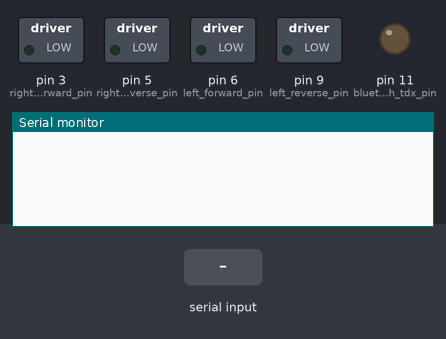
This sketch was run on a simulated Arduino Uno, built with avr-gcc and run on an emulated ATmega328P. Parts: switched loads named in the sketch (green lamp = pin HIGH), output pins drawn as LEDs (lit = HIGH), the last lines printed to the serial monitor. Inputs (shaded band) come from the test bench.

Above: at 1.2 s.
1.3 s: "m" received over the second serial link
At 1.6 s:
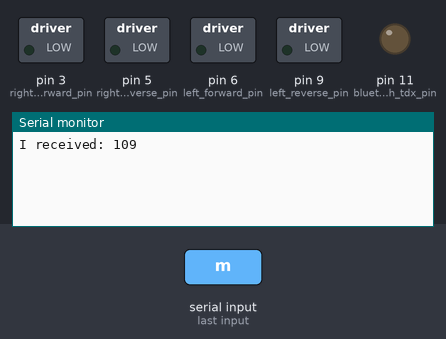
At 3.6 s:
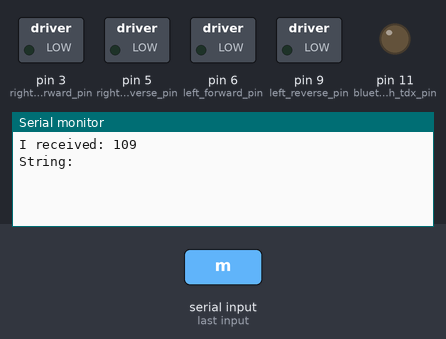

Measured:
- after the input at 1.3 s, the serial monitor: prints a new line at once (image 1)

The sketch:

robot-receiver-02.ino
```cpp
/*
left motor, right motor
m0,0 - stopped
m255,255 - forward
m-255,-255 - reverse
m0,-255 - right

m255,0 - right
m255,-255 - right
m-250,-255 - right spin

m0,255 - left
m-255,0 - left
m-255,255 - left spin
*/

// Bluetooth-robot v1
// Use Bluetooth HC-06 receive commands from another bluetooth device or terminal
// vi direction keys
// Uses keys "h" = left, "j" = reverse, "k" or "i" = forward, and "l" = right
// speed control is also implemented using "," = speed down, "." = speed up, and "/" = max speed.
#include <SoftwareSerial.h>
// L293D motor control pins
// we can only use pins 3, 5, 6, 9, 10, and 11 for PWM Pins
const int right_forward_pin = 3;
const int right_reverse_pin = 5;
const int left_forward_pin = 6;
const int left_reverse_pin = 9;
// leave 10 and 11 for Bluetooth serial communication
const int bluetooth_rdx_pin = 10;  // connect this pin to the transmit TDX of bluetooth
const int bluetooth_tdx_pin = 11;  // connect this pin to the receive RDX of bluetooth
SoftwareSerial bt(bluetooth_rdx_pin, bluetooth_tdx_pin); // RX, TX

// LED pin attached to Arduino D13 - it is on if we get a command
int LED = 13;

// variable to store serial data
int incomingByte = 0;
String incomingString;

// variable to store initial speed value
int speed_val = 100;
int increment_speed = 25; // how much to add or subtract from speed

//////////////////////////////


void setup(){
  pinMode(right_forward_pin, OUTPUT);
  pinMode(right_reverse_pin, OUTPUT);
  pinMode(left_forward_pin, OUTPUT);
  pinMode(left_reverse_pin, OUTPUT);
  pinMode(bluetooth_tdx_pin, OUTPUT);
  pinMode(bluetooth_rdx_pin, INPUT);
  Serial.begin(9600);
  // the HC-06 does default to 9,600.  Just pair and go!
  bt.begin(9600);
  // bt.println("listening for motor commands");
}

void loop() {

  // check for serial data
  if (bt.available() > 0) {
        // read the incoming byte:
        incomingByte = bt.read();
        // if available, blink LED and print serial data received.
        digitalWrite(LED, HIGH);
        // say what you got:
        Serial.print("I received: ");
        Serial.println(incomingByte);
        if (incomingByte == 109) {
          incomingString = bt.readString();
          Serial.print("String: ");
          Serial.println(incomingString);
        }
        // delay 10 milliseconds to allow serial update time
        delay(10);
  }

}
```
